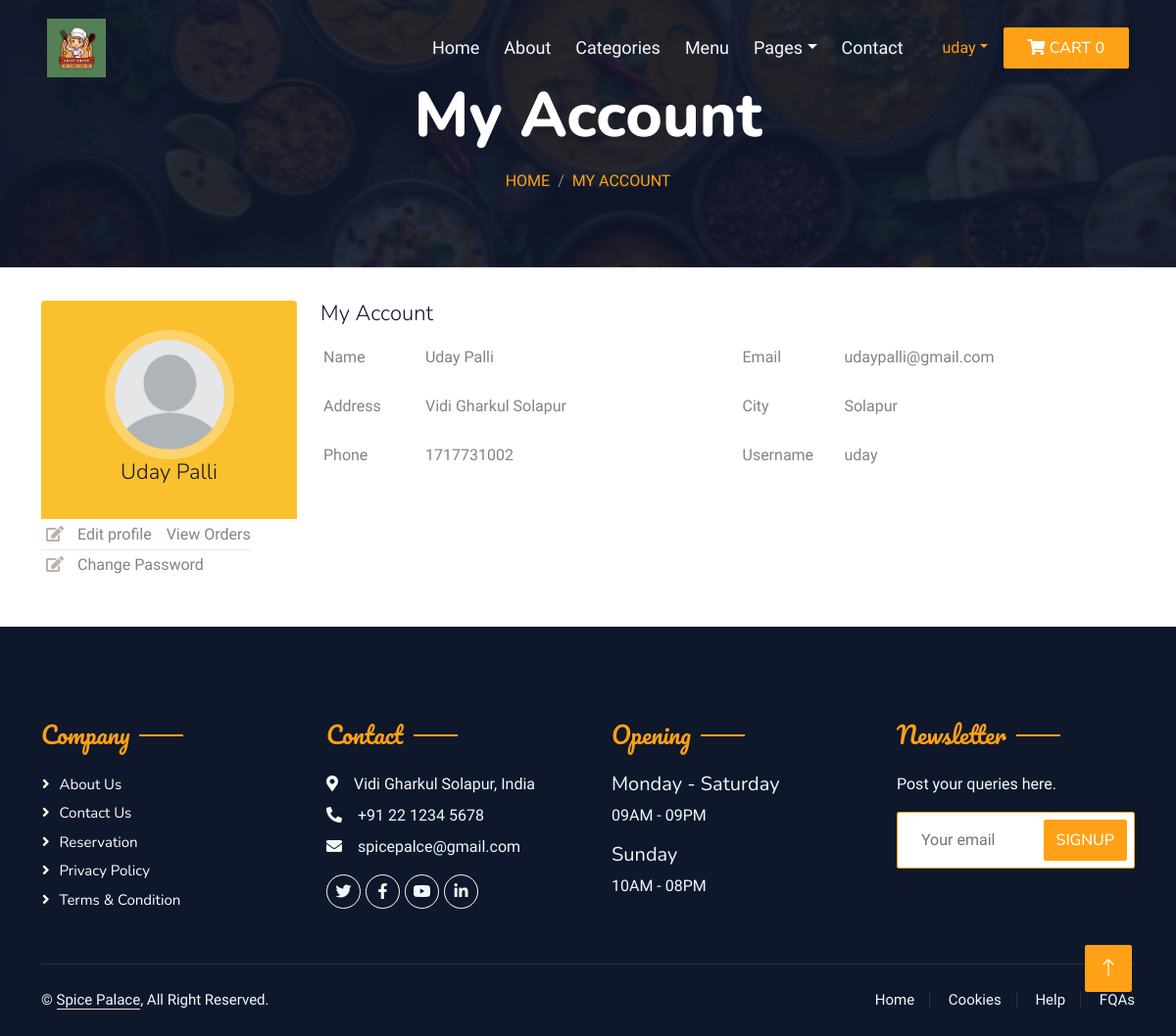
Page /frontend/myaccount.php (signed in) on the committed database.
### tables this page shows
CREATE TABLE `tbl_users` (
  `id` int(11) NOT NULL,
  `name` text NOT NULL,
  `email` varchar(100) NOT NULL,
  `add1` varchar(100) NOT NULL,
  `city` varchar(100) NOT NULL,
  `phone` bigint(100) NOT NULL,
  `username` varchar(100) NOT NULL,
  `password` varchar(255) NOT NULL
);

### frontend/myaccount.php (the view, shortened to what this page needs)
<?php include('config/constants.php'); ?>
<?php
if (isset($_SESSION['user'])) {
    $username = $_SESSION['user'];
    $fetch_user = "SELECT * FROM tbl_users WHERE username = '$username'";
    $res_fetch_user = mysqli_query($conn, $fetch_user);
    while ($rows = mysqli_fetch_assoc($res_fetch_user)) {
        $name = $rows['name'];
        $email = $rows['email'];
        $add1 = $rows['add1'];
        $city = $rows['city'];
        $phone = $rows['phone'];
        $username = $rows['username'];
    }
}
?>
<!DOCTYPE html>
<html lang="en">
<head>
    <link href="https://cdnjs.cloudflare.com/ajax/libs/font-awesome/5.10.0/css/all.min.css" rel="stylesheet">
    <link href="https://cdn.jsdelivr.net/npm/bootstrap-icons@1.4.1/font/bootstrap-icons.css" rel="stylesheet">
    <link href="lib/animate/animate.min.css" rel="stylesheet">
    <link href="lib/owlcarousel/assets/owl.carousel.min.css" rel="stylesheet">
    <link href="lib/tempusdominus/css/tempusdominus-bootstrap-4.min.css" rel="stylesheet" />
    <link href="css/bootstrap.min.css" rel="stylesheet">
    <link href="css/style.css" rel="stylesheet">
</head>
<body>
    <div class="container-xxl bg-white p-0">
        <div class="container-xxl position-relative p-0">
            <nav class="navbar navbar-expand-lg navbar-dark bg-dark px-4 px-lg-5 py-3 py-lg-0">
                <a href="<?php echo SITEURL; ?>" class="navbar-brand p-0">
                    <img src="../images/logo.png" alt="Logo">
                </a>
                <div class="collapse navbar-collapse" id="navbarCollapse">
                    <div class="navbar-nav ms-auto py-0 pe-4">
                        <a href="index.php" class="nav-item nav-link">Home</a>
                        <a href="about.php" class="nav-item nav-link">About</a>
                        <a href="categories.php" class="nav-item nav-link">Categories</a>
                        <a href="menu.php" class="nav-item nav-link">Menu</a>
                        <div class="nav-item dropdown">
                            <a href="#" class="nav-link dropdown-toggle" data-bs-toggle="dropdown">Pages</a>
                        </div>
                        <a href="contact.php " class="nav-item nav-link">Contact</a>
                    </div>
                    <?php
                    if (isset($_SESSION['user'])) {
                        $username = $_SESSION['user'];
                    ?>
                        <div class="nav-item dropdown">
                            <a href="#" class="nav-link dropdown-toggle" data-bs-toggle="dropdown"><?php echo $username; ?></a>
                        </div>
                    <?php
                    } else {
                    ?>
                        <a href="login.php" class="nav-item nav-link">Login</a>
                    <?php
                    }
                    ?>
                    <?php
                    $count = 0;
                    ?>
                    <a href="mycart.php" class="btn btn-primary py-2 px-4"><i class="fas fa-shopping-cart"></i><span> Cart <?php echo $count; ?></span></a>
                </div>
            </nav>
            <div class="container-xxl py-5 bg-dark hero-header mb-1">
                <div class="container text-center my-2 pt-4 pb-1">
                    <h1 class="display-3 text-white mb-3 animated slideInDown">My Account</h1>
                    <nav aria-label="breadcrumb">
                        <ol class="breadcrumb justify-content-center text-uppercase">
                            <li class="breadcrumb-item"><a href="index.php">Home</a></li>
                            <li class="breadcrumb-item text-white active" aria-current="My Account"><a href="myaccount.php">My Account</a></li>
                        </ol>
                    </nav>
                </div>
            </div>
        </div>
        <div class="container bootstrap snippets bootdey">
            <div class="row">
                <div class="profile-nav col-md-3">
                    <div class="panel">
                        <div class="user-heading round">
                            <a href="myaccount.php">
                                <img src="../images/avatar.png" alt="">
                            </a>
                            <h1><?php echo $name; ?></h1>
                        </div>
                        <ul class="nav nav-pills nav-stacked">
                            <li><a href="update-account.php"> <i class="fa fa-edit"></i> Edit profile</a></li>
                            <li><a href="view-orders.php"> <i class="fa-solid fa-square-list"></i> View Orders</a></li>
                            <li><a href="update-password.php"> <i class="fa fa-edit"></i> Change Password</a></li>
                        </ul>
                    </div>
                </div>
                <div class="profile-info col-md-9">
                    <div class="panel">
                        <div class="panel-body bio-graph-info">
                            <h1>My Account</h1>
                            <div class="row">
                                <div class="bio-row">
                                    <p><span>Name </span> <?php echo $name; ?></p>
                                </div>
                                <div class="bio-row">
                                    <p><span>Email </span> <?php echo $email; ?></p>
                                </div>
                                <div class="bio-row">
                                    <p><span>Address</span> <?php echo $add1; ?></p>
                                </div>
                                <div class="bio-row">
                                    <p><span>City </span> <?php echo $city; ?></p>
                                </div>
                                <div class="bio-row">
                                    <p><span>Phone </span> <?php echo $phone; ?></p>
                                </div>
                                <div class="bio-row">
                                    <p><span>Username </span> <?php echo $username; ?></p>
                                </div>
                            </div>
                        </div>
                    </div>
                </div>
            </div>
        </div>
        <div class="container-fluid bg-dark text-light footer pt-5 mt-5 wow fadeIn" data-wow-delay="0.1s">
            <div class="container py-5">
                <div class="row g-5">
                    <div class="col-lg-3 col-md-6">
                        <h4 class="section-title ff-secondary text-start text-primary fw-normal mb-4">Company</h4>
                        <a class="btn btn-link" href="">About Us</a>
                        <a class="btn btn-link" href="">Contact Us</a>
                        <a class="btn btn-link" href="">Reservation</a>
                        <a class="btn btn-link" href="">Privacy Policy</a>
                        <a class="btn btn-link" href="">Terms & Condition</a>
                    </div>
                    <div class="col-lg-3 col-md-6">
                        <h4 class="section-title ff-secondary text-start text-primary fw-normal mb-4">Contact</h4>
                        <p class="mb-2"><i class="fa fa-map-marker-alt me-3"></i>Vidi Gharkul Solapur, India</p>
                        <p class="mb-2"><i class="fa fa-phone-alt me-3"></i>+91 22 1234 5678</p>
                        <p class="mb-2"><i class="fa fa-envelope me-3"></i>spicepalce@gmail.com</p>
                        <div class="d-flex pt-2">
                            <a class="btn btn-outline-light btn-social" href=""><i class="fab fa-twitter"></i></a>
                            <a class="btn btn-outline-light btn-social" href=""><i class="fab fa-facebook-f"></i></a>
                            <a class="btn btn-outline-light btn-social" href=""><i class="fab fa-youtube"></i></a>
                            <a class="btn btn-outline-light btn-social" href=""><i class="fab fa-linkedin-in"></i></a>
                        </div>
                    </div>
                    <div class="col-lg-3 col-md-6">
                        <h4 class="section-title ff-secondary text-start text-primary fw-normal mb-4">Opening</h4>
                        <h5 class="text-light fw-normal">Monday - Saturday</h5>
                        <p>09AM - 09PM</p>
                        <h5 class="text-light fw-normal">Sunday</h5>
                        <p>10AM - 08PM</p>
                    </div>
                    <div class="col-lg-3 col-md-6">
                        <h4 class="section-title ff-secondary text-start text-primary fw-normal mb-4">Newsletter</h4>
                        <p>Post your queries here.</p>
                        <div class="position-relative mx-auto" style="max-width: 400px;">
                            <input class="form-control border-primary w-100 py-3 ps-4 pe-5" type="text" placeholder="Your email">
                            <button type="button" class="btn btn-primary py-2 position-absolute top-0 end-0 mt-2 me-2">SignUp</button>
                        </div>
                    </div>
                </div>
            </div>
            <div class="container">
                <div class="copyright">
                    <div class="row">
                        <div class="col-md-6 text-center text-md-start mb-3 mb-md-0">
                            &copy; <a class="border-bottom" href="#">Spice Palace</a>, All Right Reserved.
                        </div>
                        <div class="col-md-6 text-center text-md-end">
                            <div class="footer-menu">
                                <a href="">Home</a>
                                <a href="">Cookies</a>
                                <a href="">Help</a>
                                <a href="">FQAs</a>
                            </div>
                        </div>
                    </div>
                </div>
            </div>
        </div>
        <a href="#" class="btn btn-lg btn-primary btn-lg-square back-to-top"><i class="bi bi-arrow-up"></i></a>
    </div>
</body>
</html>

### frontend/css/style.css (style rules this page uses)
:root { --primary: #fea116; --light: #f1f8ff; --dark: #0f172b; }
.ff-secondary { font-family: "Pacifico", cursive; }
.back-to-top { position: fixed; display: none; right: 45px; bottom: 45px; z-index: 99; }
.btn { font-family: "Nunito", sans-serif; font-weight: 500; text-transform: uppercase; transition: 0.5s; }
.btn.btn-primary, .btn.btn-secondary { color: #ffffff; }
.btn-lg-square { width: 48px; height: 48px; }
.btn-square, .btn-sm-square, .btn-lg-square { padding: 0; display: flex; align-items: center; justify-content: center; font-weight: normal; border-radius: 2px; }
.navbar-dark .navbar-nav .nav-link { position: relative; margin-left: 25px; padding: 35px 0; font-size: 18px; color: var(--light) !important; font-weight: 500; outline: none; transition: 0.5s; }
.navbar-dark .navbar-brand img { max-height: 60px; transition: 0.5s; }
@media (min-width: 992px) { .navbar-dark { position: absolute; width: 100%; top: 0; left: 0; z-index: 999; background: transparent !important; } }
.hero-header { background: linear-gradient(rgba(15, 23, 43, 0.9), rgba(15, 23, 43, 0.9)), url(../images/bg_homepage.jpg); background-position: center center; background-repeat: no-repeat; background-size: cover; }
.breadcrumb-item + .breadcrumb-item::before { color: rgba(255, 255, 255, 0.5); }
.section-title { position: relative; display: inline-block; }
.section-title::before { position: absolute; content: ""; width: 45px; height: 2px; top: 50%; left: -55px; margin-top: -1px; background: var(--primary); }
.section-title::after { position: absolute; content: ""; width: 45px; height: 2px; top: 50%; right: -55px; margin-top: -1px; background: var(--primary); }
.section-title.text-start::before, .section-title.text-end::after { display: none; }
.footer .btn.btn-social { margin-right: 5px; width: 35px; height: 35px; display: flex; align-items: center; justify-content: center; color: var(--light); border: 1px solid #ffffff; border-radius: 35px; transition: 0.3s; }
.footer .btn.btn-link { display: block; margin-bottom: 5px; padding: 0; text-align: left; color: #ffffff; font-size: 15px; font-weight: normal; text-transform: capitalize; transition: 0.3s; }
.footer .btn.btn-link::before { position: relative; content: "\f105"; font-family: "Font Awesome 5 Free"; font-weight: 900; margin-right: 10px; }
.footer .copyright { padding: 25px 0; font-size: 15px; border-top: 1px solid rgba(256, 256, 256, 0.1); }
.footer .copyright a { color: var(--light); }
.footer .footer-menu a { margin-right: 15px; padding-right: 15px; border-right: 1px solid rgba(255, 255, 255, 0.1); }
.footer .footer-menu a:last-child { margin-right: 0; padding-right: 0; border-right: none; }
.profile-nav, .profile-info { margin-top: 30px; }
.profile-nav .user-heading { background: #fbc02d; color: #fff; border-radius: 4px 4px 0 0; -webkit-border-radius: 4px 4px 0 0; padding: 30px; text-align: center; }
.profile-nav .user-heading.round a { border-radius: 50%; -webkit-border-radius: 50%; border: 10px solid rgba(255, 255, 255, 0.3); display: inline-block; }
.profile-nav .user-heading a img { width: 112px; height: 112px; border-radius: 50%; -webkit-border-radius: 50%; }
.profile-nav .user-heading h1 { font-size: 22px; font-weight: 300; margin-bottom: 5px; }
.profile-nav ul { margin-top: 1px; }
.profile-nav ul > li { border-bottom: 1px solid #ebeae6; margin-top: 0; line-height: 30px; }
.profile-nav ul > li:last-child { border-bottom: none; }
.profile-nav ul > li > a { border-radius: 0; -webkit-border-radius: 0; color: #89817f; border-left: 5px solid #fff; }
.profile-nav ul > li:last-child > a:last-child { border-radius: 0 0 4px 4px; -webkit-border-radius: 0 0 4px 4px; }
.profile-nav ul > li > a > i { font-size: 16px; padding-right: 10px; color: #bcb3aa; }
.bio-graph-info { color: #89817e; }
.bio-graph-info h1 { font-size: 22px; font-weight: 300; margin: 0 0 20px; }
.bio-row { width: 50%; float: left; margin-bottom: 10px; padding: 0 15px; }
.bio-row p span { width: 100px; display: inline-block; }

### rows in the picture
tbl_users: name "Uday Palli", email "udaypalli@gmail.com", add1 "Vidi Gharkul Solapur", city "Solapur", phone "1717731002"

### other values in the picture
$username "uday"
$count "0"
